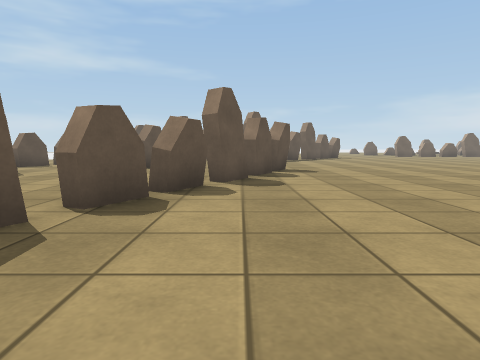
view 1 (above)

23 first-person views from a walk through a Unity game level. The camera is 0.68 m above the floor, tilts 6° down and sees 75° across. The floor is counted in squares, 1 m on a side. Each view is taken from the middle of a square. On the plan, view 1 faces up. The plan holds only what a view shows up to about 10 squares ahead; the rest is blank. The place goes on beyond the plan. The player character is not drawn. Surface patterns are stand-ins for the level's own textures.

view 2
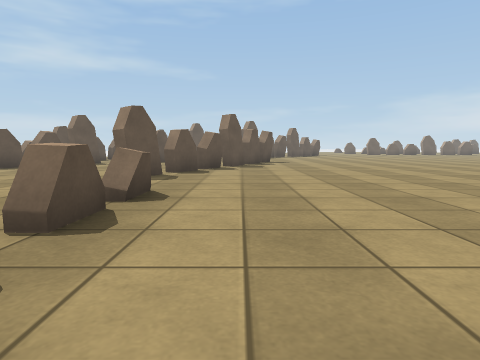

view 3
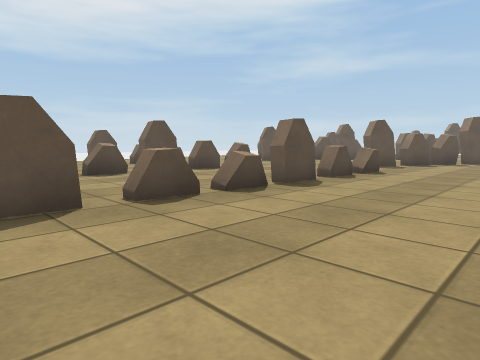

view 4
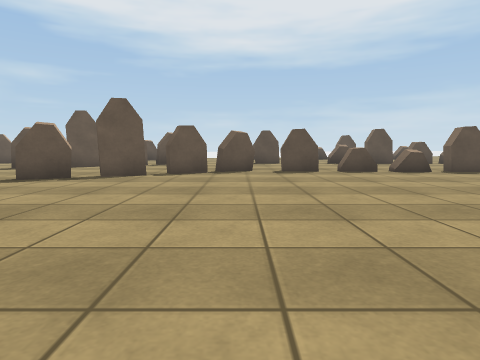

view 5
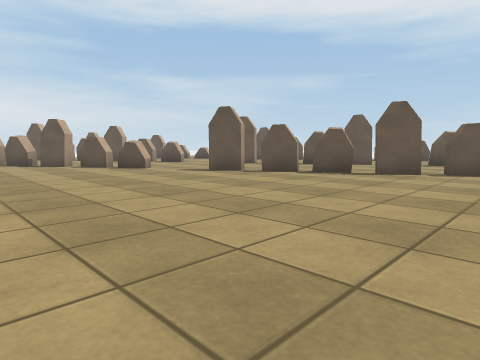

view 6
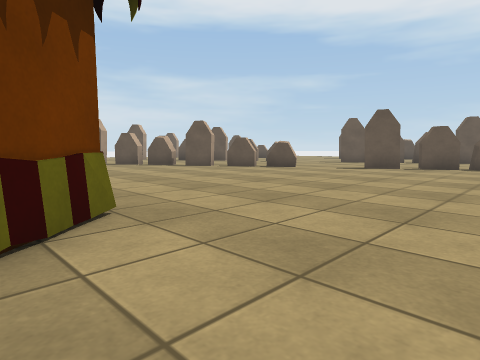

view 7
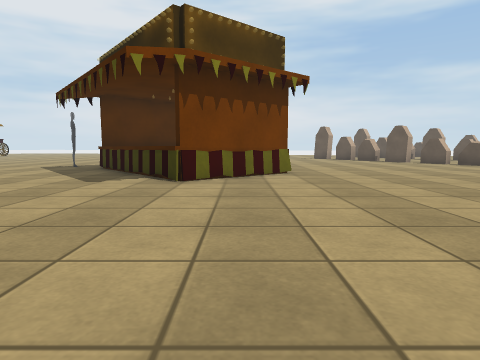

view 8
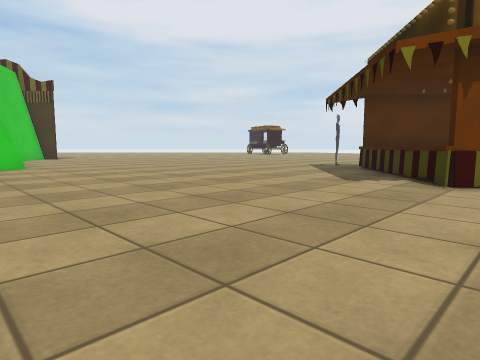

view 9
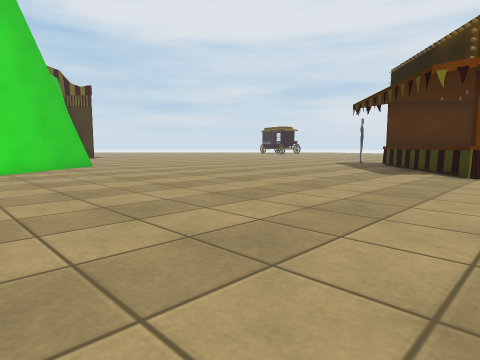

view 10
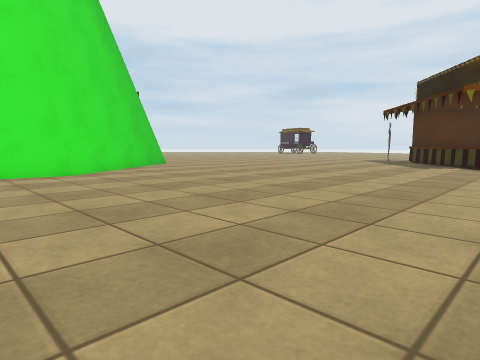

view 11
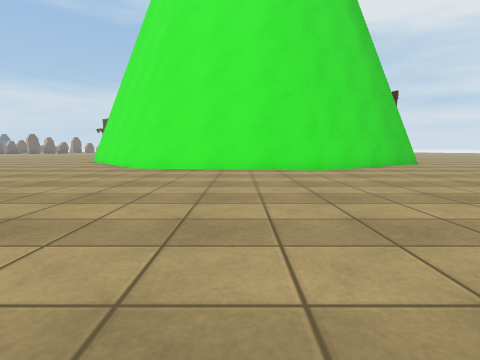

view 12
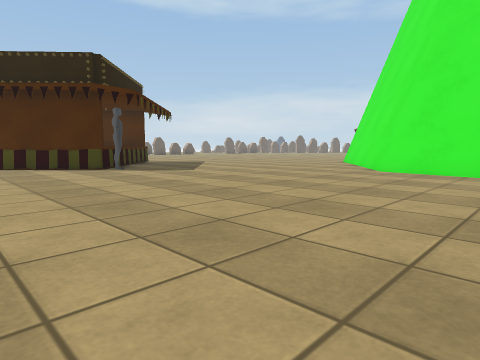

view 13
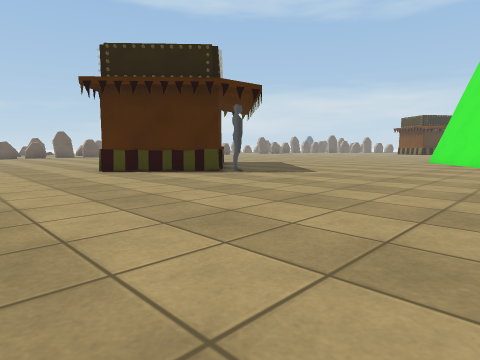

view 14
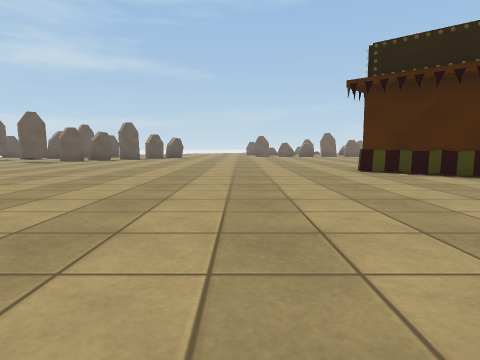

view 15
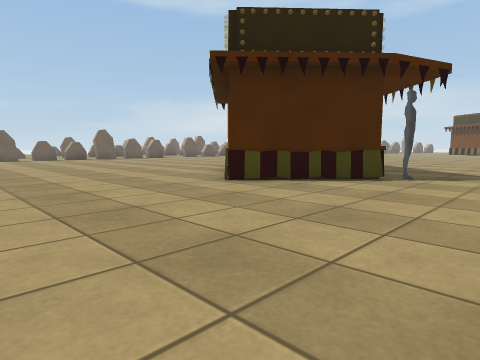

view 16
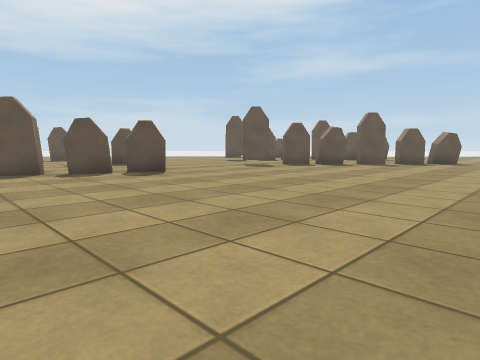

view 17
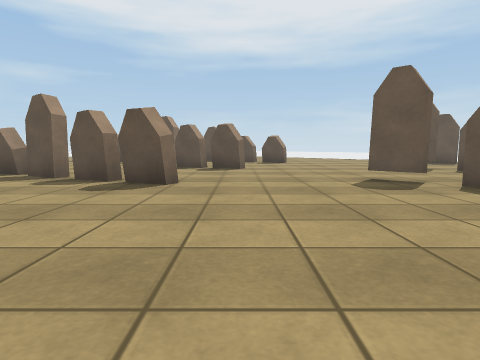

view 18
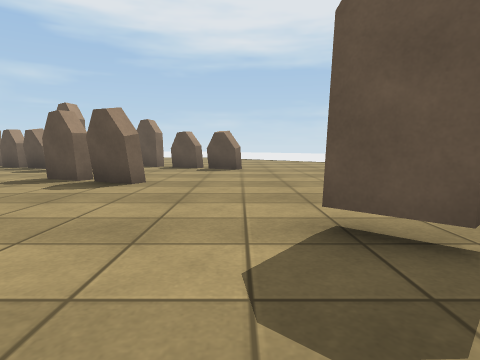

view 19
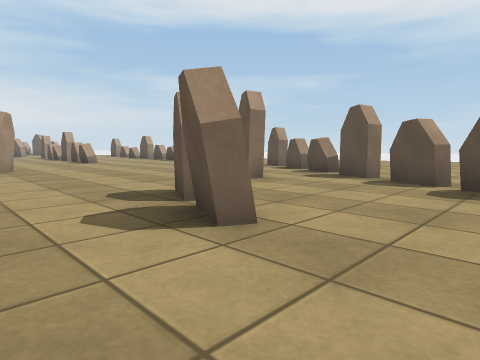

view 20
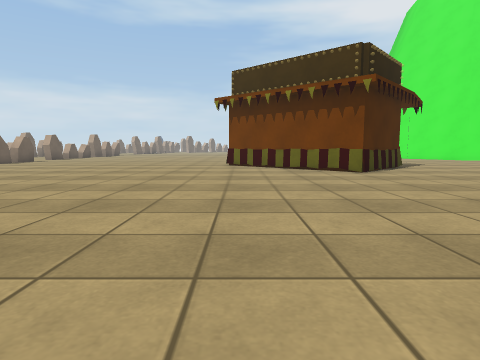

view 21
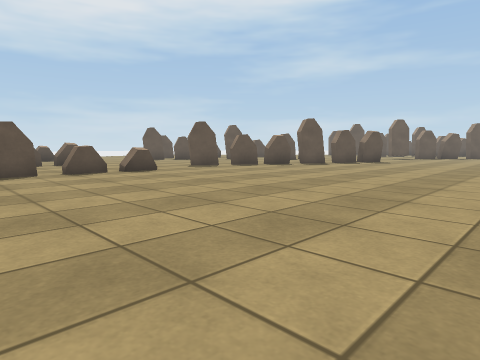

view 22
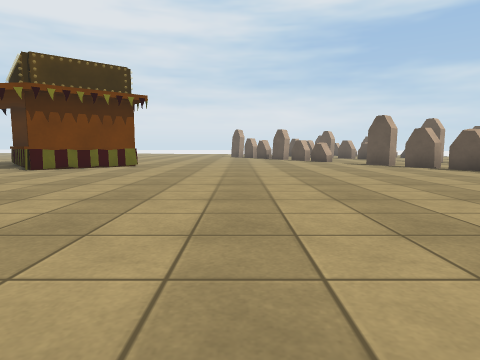

view 23
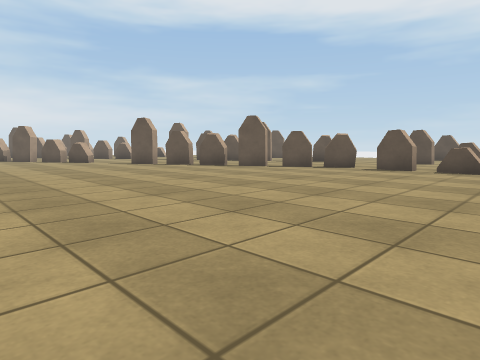

### Floor plan
Key: @ floor where view 1 was taken; # wall or solid block; x gap in a wall; . floor; = window, fence, low wall or low ledge; O other object.
Columns run from 10 left of view 1 to 22 right of it. Each row starts with its distance up from view 1.
 14    .......##..............
 13    #......................
 12  ..#......................O
 11 ..##...#..................O
 10 ..#....#.................O
  9  ##...##...#............O
  8  #..#.....##............OO O
  7 ##.##.....#..............OO....
  6    #......#...............#....
  5     .....#....................
  4     ....#.......................
  3     ....#.......................
  2      ...#........ ...............
  1      .. .........  .............#
  0          =@......   ...........##
 -1        .==........    .........#
 -2       ..#.........    .........#
 -3     #...x.........   ..........#
 -4     x...x.........    .........#
 -5     x...x..........   .........#
 -6     #...x..........   .........##
 -7      ...x...........  ..........#
 -8        .x............ ..........#
 -9        .x........................
-10         #........................
-11         .#.......................
-12        ..#.......................
-13        ..##.....................
-14         ..#............O.......
-15         ..##..........OOO.....
-16            #.........OO OO...
-17            ##........O  OO....
-18             .........    OO ..

Where each view was taken, in squares from view 1:
view 1: 0 up, 0 right, facing up
view 2: 5 down, 0 right, facing up
view 3: 9 down, 2 right, facing up-left
view 4: 10 down, 7 right, facing left
view 5: 10 down, 8 right, facing down-left
view 6: 13 down, 12 right, facing down-left
view 7: 8 down, 12 right, facing down
view 8: 8 down, 12 right, facing down-right
view 9: 6 down, 12 right, facing down-right
view 10: 3 down, 12 right, facing down-right
view 11: 3 down, 11 right, facing right
view 12: 3 down, 12 right, facing up-right
view 13: 0 up, 10 right, facing up-right
view 14: 0 up, 10 right, facing up
view 15: 4 up, 9 right, facing up-right
view 16: 5 up, 9 right, facing up-left
view 17: 11 up, 7 right, facing left
view 18: 13 up, 3 right, facing left
view 19: 13 up, 1 left, facing down-left
view 20: 12 up, 5 right, facing right
view 21: 5 down, 7 right, facing up-left
view 22: 5 down, 7 right, facing down
view 23: 5 down, 8 right, facing down-left
